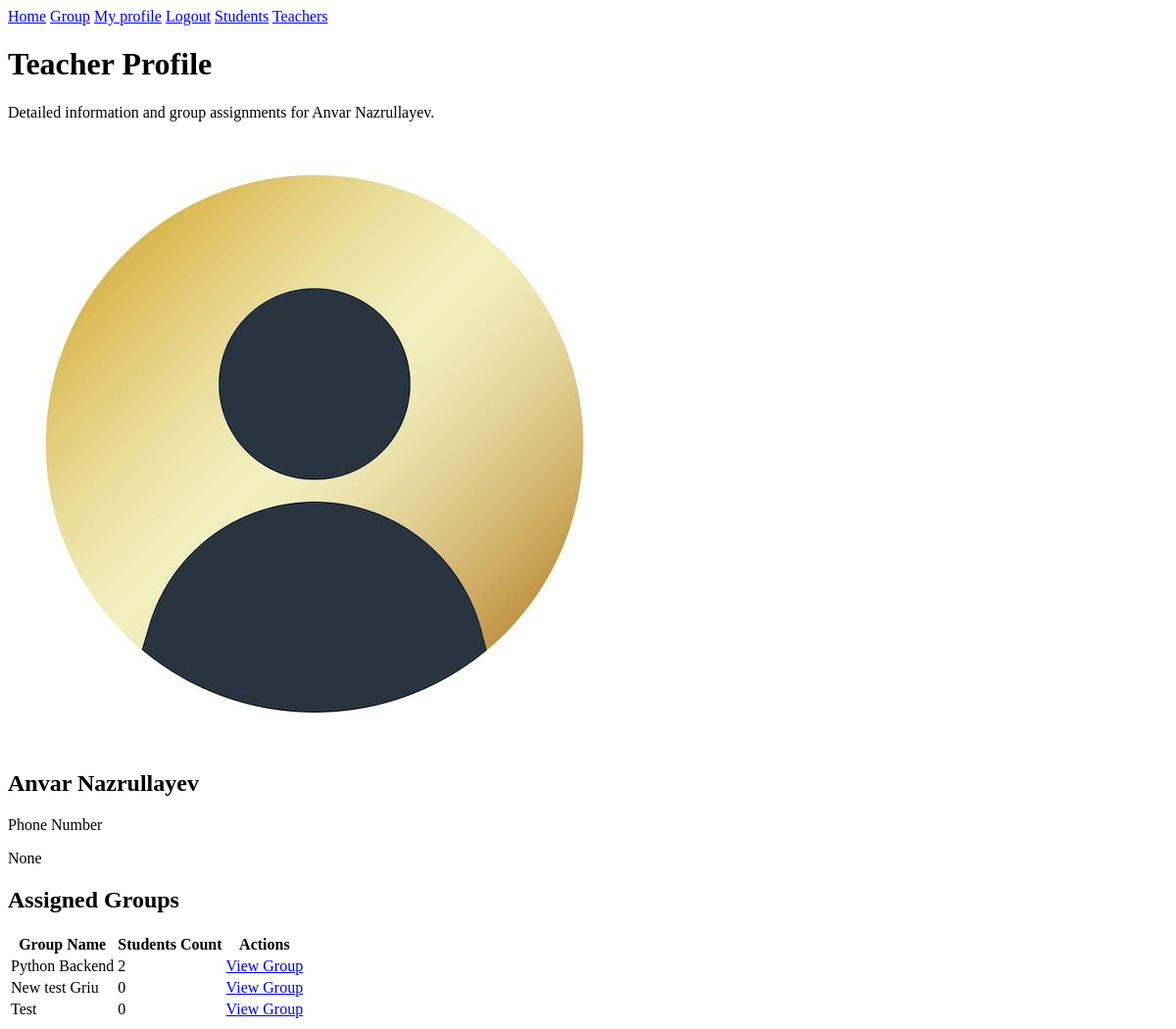
The page /manager/teacher-profile/anvar on the database as committed earlier.
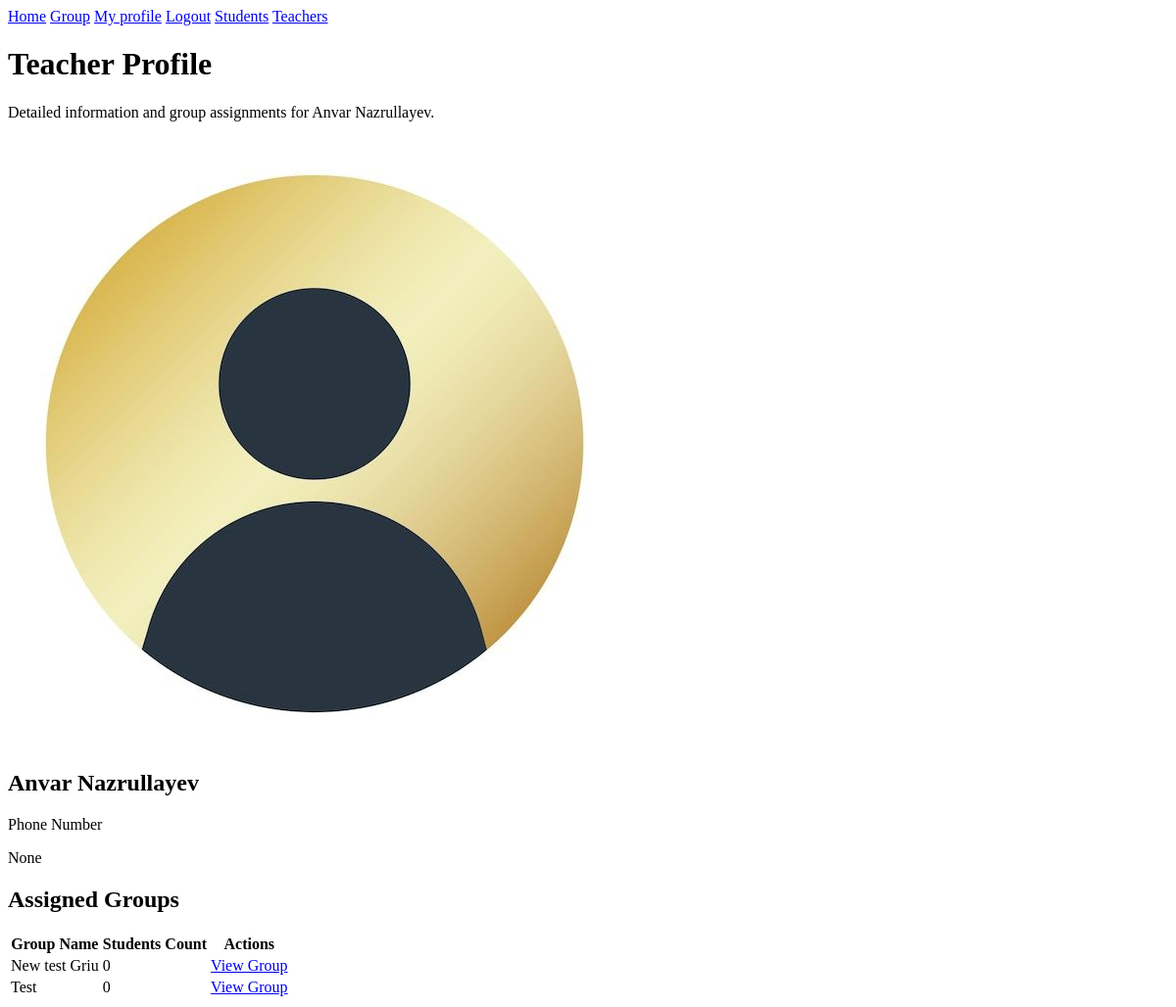
The same page on the database as committed later.
### manager/models.py (models this page shows, shortened)
class Group(models.Model):
    name = models.CharField(max_length=100)
    manager = models.ForeignKey(CustomUser, on_delete=models.SET_NULL, null=True, limit_choices_to={'role': 'MANAGER'})
    teacher = models.ForeignKey(CustomUser, on_delete=models.SET_NULL, null=True, limit_choices_to={'role': 'TEACHER'}, related_name='group_teacher')
    students = models.ManyToManyField(CustomUser,  limit_choices_to={'role': 'STUDENT'}, related_name='enrolled_groups')

### manager/views.py (the view)
# urls.py: path('teacher-profile/<slug:username>', TeacherProfileView.as_view(), name='mg-teacher-profile'),
class TeacherProfileView(View):
    def get(self, request, username):
        user = CustomUser.objects.filter(username=username).first()
        if not user or user.role != 'TEACHER':
            return redirect('not-found')
        groups = user.group_teacher.all()
        context = {
            'teacher': user,
            'groups': groups
        }
        return render(request, 'manager/mg-teacher-profile.html', context)

### templates/manager/mg-teacher-profile.html (shortened to what this page needs)
{% extends 'mg-base.html' %}
{% block content %}
<div class="mb-8">
    <h1 class="text-2xl font-bold text-white mb-2">Teacher Profile</h1>
    <p class="text-slate-400">Detailed information and group assignments for {{ teacher.first_name }} {{ teacher.last_name }}.</p>
</div>
<div class="grid grid-cols-1 lg:grid-cols-3 gap-6">
    <div class="lg:col-span-1 bg-slate-800 border border-slate-700 rounded-xl p-6 flex flex-col items-center text-center">
        <div class="w-32 h-32 rounded-full overflow-hidden mb-4 border-4 border-slate-700 bg-slate-900">
            {% if teacher.profile_img %}
                <img src="{{ teacher.profile_img.url }}" alt="{{ teacher.first_name }}" class="w-full h-full object-cover">
            {% else %}
                <div class="w-full h-full flex items-center justify-center bg-blue-600/20 text-blue-400 text-4xl font-bold">
                    {{ teacher.first_name|slice:":1" }}{{ teacher.last_name|slice:":1" }}
                </div>
            {% endif %}
        </div>
        <h2 class="text-xl font-bold text-white mb-1">{{ teacher.first_name }} {{ teacher.last_name }}</h2>
        <div class="w-full border-t border-slate-700 pt-4 text-left space-y-3">
            <div>
                <p class="text-xs text-slate-500 uppercase font-semibold">Phone Number</p>
                <p class="text-slate-200">{{ teacher.phone_num }}</p>
            </div>
        </div>
    </div>
    <div class="lg:col-span-2 bg-slate-800 border border-slate-700 rounded-xl overflow-hidden">
        <div class="px-6 py-4 border-b border-slate-700">
            <h2 class="font-bold text-white">Assigned Groups</h2>
        </div>
        <table class="w-full text-left text-sm text-slate-300">
            <thead class="bg-slate-900 text-slate-400 uppercase text-xs font-semibold">
                <tr>
                    <th class="px-6 py-4">Group Name</th>
                    <th class="px-6 py-4 text-center">Students Count</th>
                    <th class="px-6 py-4 text-right">Actions</th>
                </tr>
            </thead>
            <tbody class="divide-y divide-slate-700">
                {% for group in groups %}
                <tr class="hover:bg-slate-750 transition-colors">
                    <td class="px-6 py-4 font-medium text-white">{{ group.name }}</td>
                    <td class="px-6 py-4 text-center">
                        <span class="bg-slate-700 text-slate-200 px-2 py-1 rounded text-xs">{{ group.students.count }}</span>
                    </td>
                    <td class="px-6 py-4 text-right">
                        <a href="{% url 'mg-group-detail' group.pk %}" class="text-blue-400 hover:text-blue-300">View Group</a>
                    </td>
                </tr>
                {% empty %}
                <tr>
                    <td colspan="3" class="py-10 text-center text-slate-500">No groups assigned to this teacher.</td>
                </tr>
                {% endfor %}
            </tbody>
        </table>
    </div>
</div>
{% endblock %}

Rows that differ between the two databases and show on the page:
no longer on this page (row edited): Group: name "Python Backend", students.count "2"
